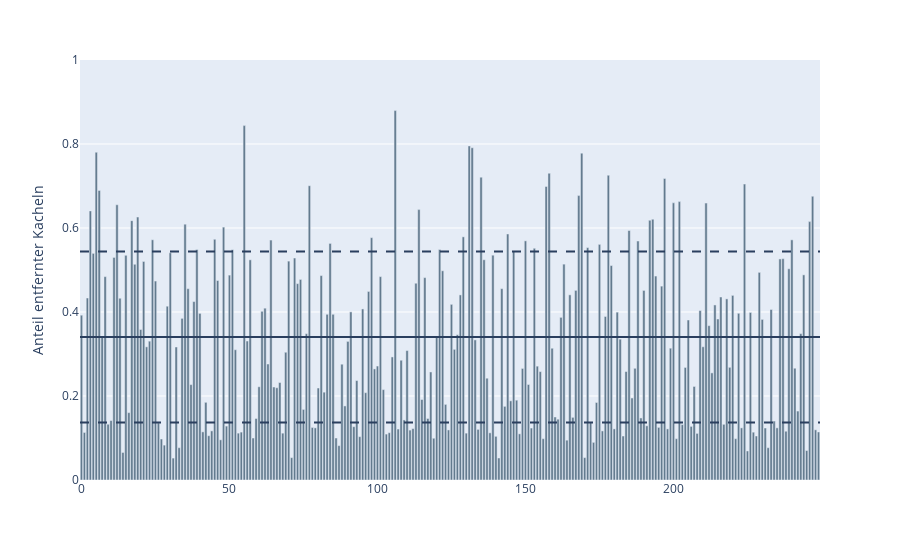

The code cell stored with this chart in its notebook:
### Code cell
fig = px.bar(
    results.filtered_share,
    color_discrete_sequence=colors['COLOR_SEQUENCE'],
    labels={
        'index' : '',
        'value' : 'Anteil entfernter Kacheln'
    }
)
fig.add_hline(y=results.filtered_share.mean())
fig.add_hline(y=results.filtered_share.mean() - results.filtered_share.std(), line_dash="dash")
fig.add_hline(y=results.filtered_share.mean() + results.filtered_share.std(), line_dash="dash")

fig.update_layout(yaxis_range=[0,1])
fig.update_layout(showlegend=False)
#fig.update_xaxes(showticklabels=False)

fig.write_image( dotenv['ATTACHMENT_DIR'] / 'klassifizierungsmodell' / 'anteil_gefilterter_kacheln.jpg' )

fig

### Figure 1 — Plotly figure (JSON) as saved in the notebook; plotly's stock layout.template omitted (floating-point values rounded to 4 significant figures; data arrays with more than 128 entries replaced by an {"elided": "..."} marker saying what was removed)
{"data": [{"alignmentgroup": "True", "hovertemplate": "variable=filtered_share<br>=%{x}<br>Anteil entfernter Kacheln=%{y}<extra></extra>", "legendgroup": "filtered_share", "marker": {"color": "#627a8e", "pattern": {"shape": ""}}, "name": "filtered_share", "offsetgroup": "filtered_share", "orientation": "v", "showlegend": true, "textposition": "auto", "type": "bar", "x": {"elided": "250 int values"}, "xaxis": "x", "y": {"elided": "250 float values"}, "yaxis": "y"}], "layout": {"autosize": true, "barmode": "relative", "legend": {"title": {"text": "variable"}, "tracegroupgap": 0}, "margin": {"t": 60}, "shapes": [{"type": "line", "x0": 0, "x1": 1, "xref": "x domain", "y0": 0.3403, "y1": 0.3403, "yref": "y"}, {"line": {"dash": "dash"}, "type": "line", "x0": 0, "x1": 1, "xref": "x domain", "y0": 0.1369, "y1": 0.1369, "yref": "y"}, {"line": {"dash": "dash"}, "type": "line", "x0": 0, "x1": 1, "xref": "x domain", "y0": 0.5438, "y1": 0.5438, "yref": "y"}], "showlegend": false, "xaxis": {"anchor": "y", "autorange": true, "domain": [0, 1], "range": [-0.5, 249.5], "title": {"text": ""}, "type": "linear"}, "yaxis": {"anchor": "x", "domain": [0, 1], "range": [0, 1], "title": {"text": "Anteil entfernter Kacheln"}, "type": "linear"}}}
